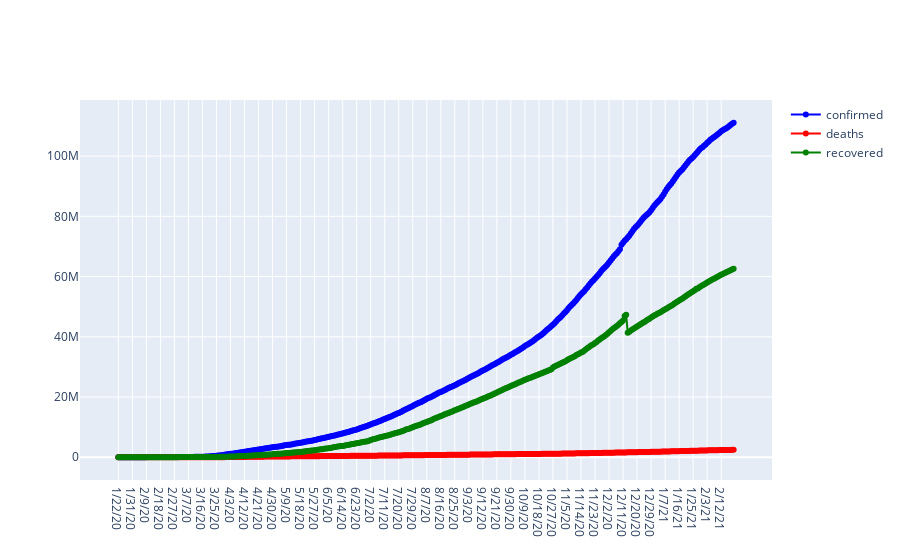

Here is the notebook cell this chart was saved with:
### Markdown cell above
### Global's Cases :  Confirmed Vs Recovered Vs Death :

### Code cell
fig=go.Figure()
fig.add_trace(go.Scatter(x=confirmed_agg.index, y = confirmed_agg.values, mode = 'lines+markers',name='confirmed',line=dict(color='blue',width=2)))
fig.add_trace(go.Scatter(x=deaths_agg.index, y = deaths_agg.values, mode = 'lines+markers',name='deaths',line=dict(color='red',width=2)))
fig.add_trace(go.Scatter(x=recovered_agg.index, y = recovered_agg.values, mode = 'lines+markers',name='recovered',line=dict(color='green',width=2)))

### Figure 1 — Plotly figure (JSON) as saved in the notebook; plotly's stock layout.template omitted (floating-point values rounded to 4 significant figures; data arrays with more than 128 entries replaced by an {"elided": "..."} marker saying what was removed)
{"data": [{"line": {"color": "blue", "width": 2}, "mode": "lines+markers", "name": "confirmed", "type": "scatter", "x": {"elided": "396 str values"}, "y": {"elided": "396 int values"}}, {"line": {"color": "red", "width": 2}, "mode": "lines+markers", "name": "deaths", "type": "scatter", "x": {"elided": "396 str values"}, "y": {"elided": "396 int values"}}, {"line": {"color": "green", "width": 2}, "mode": "lines+markers", "name": "recovered", "type": "scatter", "x": {"elided": "396 str values"}, "y": {"elided": "396 int values"}}], "layout": {}}
